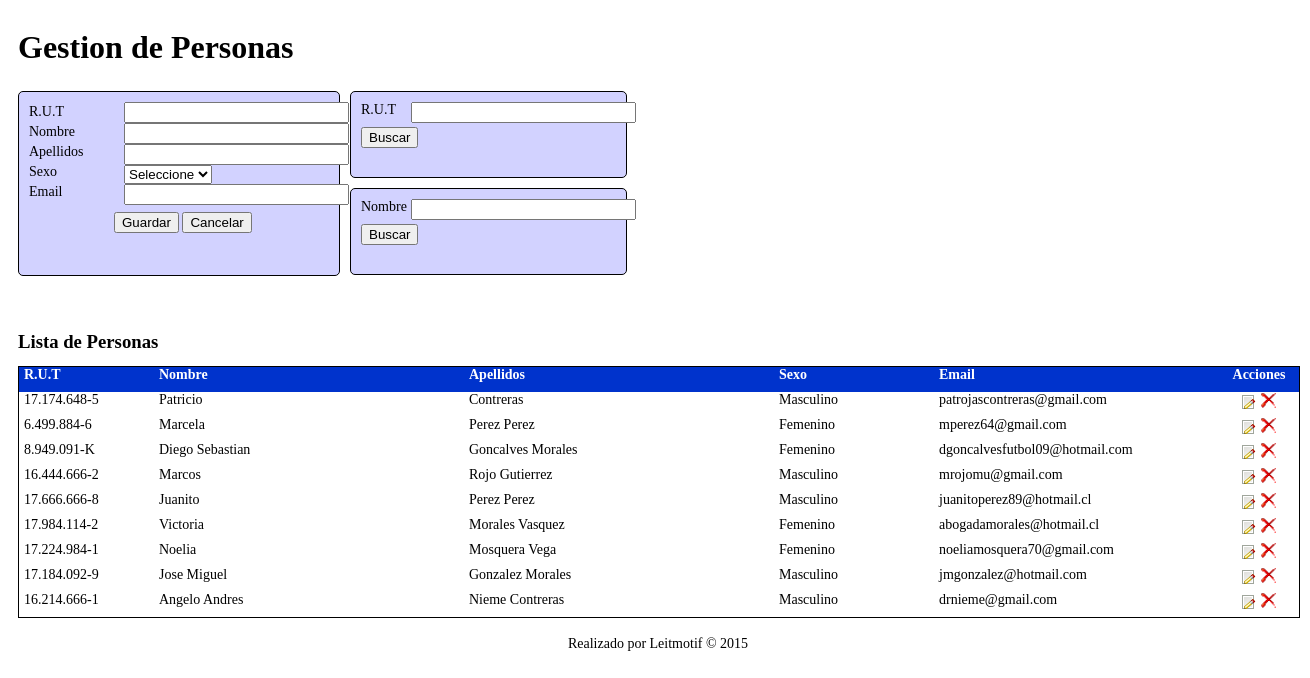
The page / on the database its author committed.
### tables this page shows
CREATE TABLE IF NOT EXISTS `persona` (
  `rut` varchar(15) NOT NULL,
  `nombre` varchar(45) DEFAULT NULL,
  `apellidos` varchar(45) DEFAULT NULL,
  `sexo` varchar(15) DEFAULT NULL,
  `email` varchar(100) DEFAULT NULL
);

### consulta.php (the view)
<?php
if($_POST['buscar_rut']=="" && $_POST['buscar_nombre']=="")
{
	$sql="SELECT * FROM persona";
	$res=mysql_query($sql);
	$num_rows=mysql_num_rows($res);
}
?>
<form id="form4" name="form4" method="post" runat="server">
<div id="containercontent">
<div id="estilo_cabezera_persona">
<div id="div_cabezera_rut">R.U.T</div>
<div id="div_cabezera_nom">Nombre</div>
<div id="div_cabezera_aps">Apellidos</div>
<div id="div_cabezera_sexo">Sexo</div>
<div id="div_cabezera_email">Email</div>
<div id="div_cabezera_acciones">Acciones</div>
</div>
<div id="estilo_scrollbar">
<?php
if($num_rows>0)
{
	while($datos=mysql_fetch_array($res))
	{
		?>
        <div id="estilo_datos_busqueda">
        <div id="div_datos_rut"><?php echo $datos['rut'];?></div>
        <div id="div_datos_nom"><?php echo $datos['nombre'];?></div>
        <div id="div_datos_aps"><?php echo $datos['apellidos'];?></div>
        <div id="div_datos_sexo"><?php echo $datos['sexo'];?></div>
        <div id="div_datos_email"><?php echo $datos['email'];?></div>
        <div id="div_datos_acciones">
        <a href="javascript:editar('<?php echo $datos['rut'];?>');"><img src="public/images/editar.png" border="0" /></a>
        <a href="javascript:eliminar('<?php echo $datos['rut'];?>');"><img src="public/images/eliminar.png" width="18" height="18" border="0" /></a>
        </div>
        </div>
		<?php
	}
}
else
{
	?><div id="estilo_resultado_busqueda">No existen resultados en esta busqueda</div><?php
}
?>
</div>
</div>
</form>

### index.php (shortened to what this page needs)
<!DOCTYPE html PUBLIC "-//W3C//DTD XHTML 1.0 Transitional//EN" "http://www.w3.org/TR/xhtml1/DTD/xhtml1-transitional.dtd">
<html xmlns="http://www.w3.org/1999/xhtml">
<head>
<link href="public/css/css_persona.css" rel="stylesheet" type="text/css" />
</head>
<body>
<h1 id="h1_title">Gestion de Personas</h1>
<div id="formulario">
<form id="form1" name="form1" method="post" action="">
<div id="formulario_lado1">
R.U.T<br />
Nombre<br />
Apellidos<br />
Sexo<br />
Email
</div>
<div id="formulario_lado2">
<input type="text" id="rut" name="rut" size="25" value="<?php echo $rut1;?>" <?php if($_POST['rut']!=""){?> disabled <?php }else{?> onblur="verificar_rut_persona(this.value);" <?php }?> />
<input type="hidden" id="rut_antidisabled" name="rut_antidisabled" value="<?php echo $_POST['rut'];?>" /><br />
<input type="text" id="nombre" name="nombre" size="25" value="<?php echo $nombre;?>" onkeypress="validar_letras()" /><br />
<input type="text" id="apellidos" name="apellidos" size="25" value="<?php echo $apellidos;?>" onkeypress="validar_letras()" /><br />
<select id="sexo" name="sexo">
<option value="">Seleccione</option>
</select><br />
<input type="text" id="email" name="email" size="25" value="<?php echo $email;?>" onBlur="return direccionEmail(email,'email' );" />
</div>
<div id="formulario_lado3">
<input type="button" id="button1" name="button1" value="Guardar" />
<input type="button" id="button2" name="button2" value="Cancelar" />
</div>
</form>
</div>
<div id="buscadores">
<div id="buscador1">
<form id="form2" name="form2" method="post" action="">
<div id="buscador1_lado1">R.U.T</div>
<div id="buscador1_lado2"><input type="text" id="buscar_rut" name="buscar_rut" size="25" /></div>
<div id="buscador1_lado3"><input type="button" id="button3" name="button3" value="Buscar" /></div>
</form>
</div>
<div id="buscador2">
<form id="form3" name="form3" method="post" action="">
<div id="buscador2_lado1">Nombre</div>
<div id="buscador2_lado2"><input type="text" id="buscar_nombre" name="buscar_nombre" size="25" /></div>
<div id="buscador2_lado3"><input type="button" id="button4" name="button4" value="Buscar" /></div>
</form>
</div>
</div>
<h3 id="h3_title_lista">Lista de Personas</h3>
<div id="resultado"><?php include("consulta.php");?></div>
<div id="div_pie_pagina">Realizado por Leitmotif &copy; <?php echo date('Y');?></div>
</body>
</html>

### public/css/css_persona.css (style rules this page uses)
#h1_title { float: left; height: 40px; width: 1110px; margin-left: 10px; }
#formulario { float: left; height: 163px; width: 300px; margin-left: 10px; background-color: #D2D2FF; font-family: "Times New Roman", Times, serif; font-size: 14px; color: #000; border: 1px solid #000; border-radius: 5px; padding: 10px; margin-bottom: 40px; }
#form1 { float: left; height: 170px; width: 300px; }
#formulario_lado1 { float: left; height: 110px; width: 95px; line-height: 20px; }
#formulario_lado2 { float: left; height: 110px; width: 185px; }
#formulario_lado3 { clear: left; height: 30px; width: 200px; margin-left: 85px; }
#buscadores { float: left; height: 200px; width: 280px; margin-left: 10px; margin-bottom: 40px; }
#buscador1 { float: left; height: 65px; width: 255px; background-color: #D2D2FF; font-family: "Times New Roman", Times, serif; font-size: 14px; padding: 10px; border-radius: 5px; border: 1px solid #000; margin-bottom: 10px; }
#form2 { float: left; height: 65px; width: 225px; }
#buscador1_lado1 { float: left; height: 25px; width: 50px; }
#buscador1_lado2 { float: left; height: 25px; width: 170px; }
#buscador1_lado3 { clear: left; height: 25px; width: 225px; }
#buscador2 { float: left; height: 65px; width: 255px; background-color: #D2D2FF; font-family: "Times New Roman", Times, serif; font-size: 14px; padding: 10px; border-radius: 5px; border: 1px solid #000; }
#form3 { float: left; height: 65px; width: 225px; }
#buscador2_lado1 { float: left; height: 25px; width: 50px; }
#buscador2_lado2 { float: left; height: 25px; width: 170px; }
#buscador2_lado3 { clear: left; height: 25px; width: 225px; }
#h3_title_lista { clear: left; height: 25px; width: 1000px; margin-bottom: 10px; margin-left: 10px; }
#resultado { clear: left; width: 1200px; }
#form4 { float: left; height: 250px; width: 1280px; margin-left: 10px; margin-bottom: 20px; }
#containercontent { float: left; height: 250px; width: 1280px; border: 1px solid #000; margin-bottom: 25px; }
#estilo_cabezera_persona { background-color: #03C; float: left; height: 25px; width: 1280px; color: #FFF; }
#div_cabezera_rut { font-family: "Times New Roman", Times, serif; font-size: 14px; float: left; height: 25px; width: 125px; font-weight: bold; margin-left: 5px; }
#div_cabezera_nom { font-family: "Times New Roman", Times, serif; font-size: 14px; float: left; height: 25px; width: 300px; font-weight: bold; margin-left: 10px; }
#div_cabezera_aps { font-family: "Times New Roman", Times, serif; font-size: 14px; float: left; height: 25px; width: 300px; font-weight: bold; margin-left: 10px; }
#div_cabezera_sexo { font-family: "Times New Roman", Times, serif; font-size: 14px; float: left; height: 25px; width: 150px; font-weight: bold; margin-left: 10px; }
#div_cabezera_email { font-family: "Times New Roman", Times, serif; font-size: 14px; float: left; height: 25px; width: 280px; font-weight: bold; margin-left: 10px; }
#div_cabezera_acciones { float: left; height: 25px; width: 80px; font-size: 14px; font-weight: bold; text-align: center; }
#estilo_scrollbar { overflow-x: hidden; overflow-y: scroll; float: left; height: 225px; width: 1280px; }
#estilo_datos_busqueda { float: left; height: 25px; width: 1280px; }
#div_datos_rut { font-family: "Times New Roman", Times, serif; font-size: 14px; float: left; height: 25px; width: 125px; margin-left: 5px; }
#div_datos_nom { font-family: "Times New Roman", Times, serif; font-size: 14px; float: left; height: 25px; width: 300px; margin-left: 10px; }
#div_datos_aps { font-family: "Times New Roman", Times, serif; font-size: 14px; float: left; height: 25px; width: 300px; margin-left: 10px; }
#div_datos_sexo { font-family: "Times New Roman", Times, serif; font-size: 14px; float: left; height: 25px; width: 150px; margin-left: 10px; }
#div_datos_email { font-family: "Times New Roman", Times, serif; font-size: 14px; float: left; height: 25px; width: 280px; margin-left: 10px; }
#div_datos_acciones { float: left; height: 25px; width: 80px; font-size: 14px; text-align: center; }
#div_pie_pagina { font-family: "Times New Roman", Times, serif; font-size: 14px; font-weight: normal; color: #000; text-align: center; height: 25px; width: 1280px; clear: left; margin-left: 10px; }

### rows shown on the page
persona: rut "17.174.648-5", nombre "Patricio", apellidos "Contreras", sexo "Masculino", email "patrojascontreras@gmail.com"
persona: rut "6.499.884-6", nombre "Marcela", apellidos "Perez Perez", sexo "Femenino", email "mperez64@gmail.com"
persona: rut "8.949.091-K", nombre "Diego Sebastian", apellidos "Goncalves Morales", sexo "Femenino", email "dgoncalvesfutbol09@hotmail.com"
persona: rut "16.444.666-2", nombre "Marcos", apellidos "Rojo Gutierrez", sexo "Masculino", email "mrojomu@gmail.com"
persona: rut "17.666.666-8", nombre "Juanito", apellidos "Perez Perez", sexo "Masculino", email "juanitoperez89@hotmail.cl"
persona: rut "17.984.114-2", nombre "Victoria", apellidos "Morales Vasquez", sexo "Femenino", email "abogadamorales@hotmail.cl"
persona: rut "17.224.984-1", nombre "Noelia", apellidos "Mosquera Vega", sexo "Femenino", email "noeliamosquera70@gmail.com"
persona: rut "17.184.092-9", nombre "Jose Miguel", apellidos "Gonzalez Morales", sexo "Masculino", email "jmgonzalez@hotmail.com"
persona: rut "16.214.666-1", nombre "Angelo Andres", apellidos "Nieme Contreras", sexo "Masculino", email "drnieme@gmail.com"
